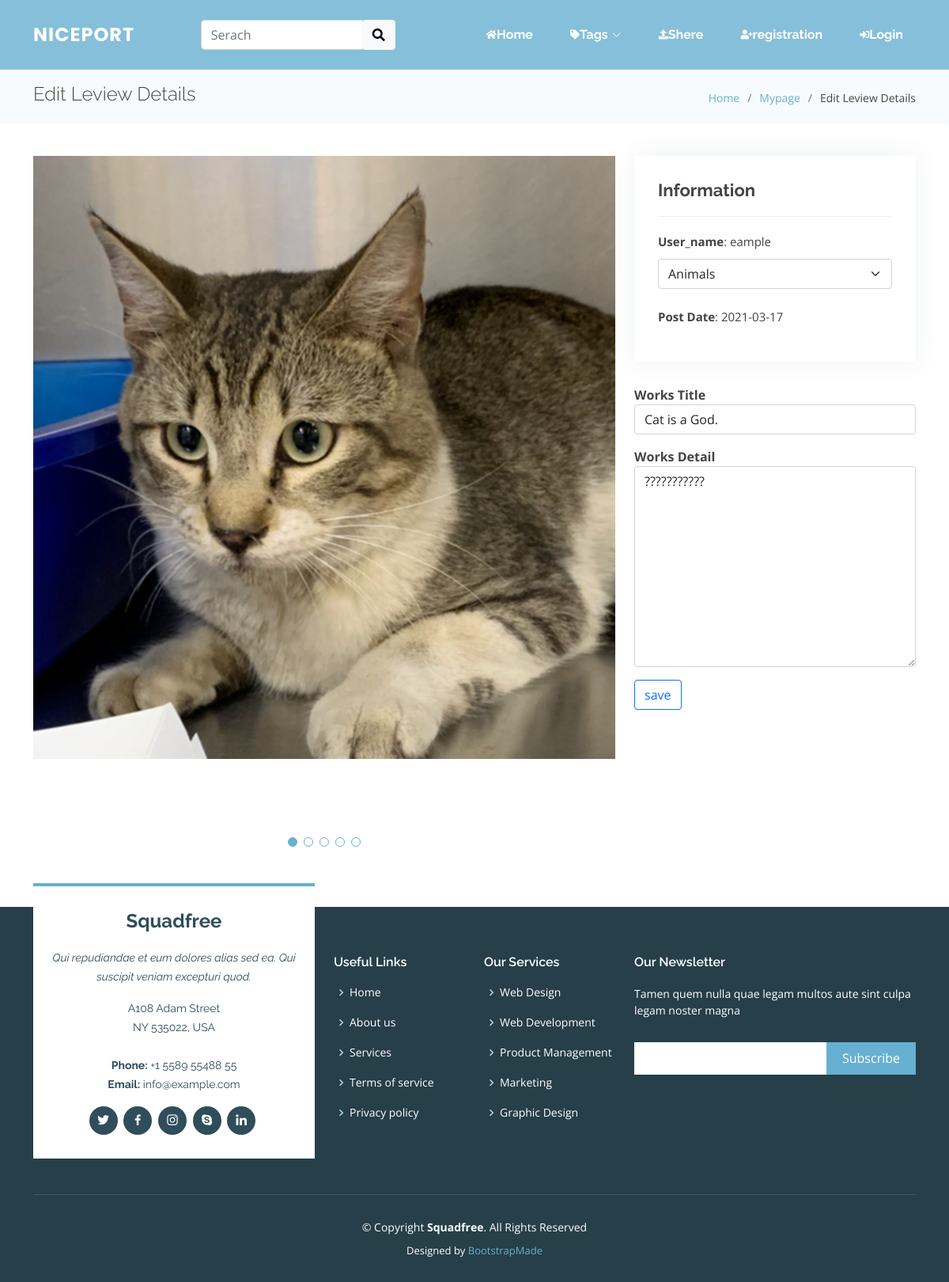
Page /work_detail_edit.php?work_id=31 on the committed database.
### tables this page shows
CREATE TABLE `works` (
  `work_id` int(100) NOT NULL,
  `work_title` varchar(20) NOT NULL,
  `detail` text DEFAULT NULL,
  `category_id` int(20) NOT NULL,
  `user_id` int(11) NOT NULL,
  `nice` int(11) NOT NULL,
  `added_date` date NOT NULL
);

CREATE TABLE `pictures` (
  `picture_id` int(100) NOT NULL,
  `picture_url` text NOT NULL
);

CREATE TABLE `users` (
  `user_id` int(10) NOT NULL,
  `user_name` varchar(30) NOT NULL,
  `user_icon` text NOT NULL,
  `user_profile` text DEFAULT NULL,
  `mail_address` varchar(200) NOT NULL,
  `password` varchar(99) NOT NULL,
  `added_date` date NOT NULL,
  `deleted_date` date DEFAULT NULL
);

CREATE TABLE `categories` (
  `category_id` int(20) NOT NULL,
  `category_name` varchar(20) NOT NULL
);

### classes/Database.php (called while the page is built, shortened)
<?php
class Database
{
  private  $serever_name = "localhost";
  private  $user_name = "root";
  private  $password = "";
  private  $db_name = "nice_port";
  public function __construct()
  {
    $this->conn = new mysqli($this->serever_name, $this->user_name, $this->password, $this->db_name);
    if ($this->conn->connect_error) {
      echo "ERROR: connecting to database failed";
    } else {
      return $this->conn;
    }
  }
}

### work_action.php (called while the page is built, shortened)
<?php
include "classes/works.php";
$work_obj = new Works;

### classes/works.php (called while the page is built, shortened)
<?php
include_once 'Database.php';
class Works extends Database
{
  function display_works_detail($work_id)
  {
    $sql = "SELECT works.work_id, works.work_title, works.detail, pictures.picture_url, categories.category_name, works.user_id, users.user_name, works.nice, works.added_date FROM works LEFT OUTER JOIN works_pictures ON works.work_id = works_pictures.work_id LEFT OUTER JOIN pictures ON works_pictures.picture_id = pictures.picture_id INNER JOIN categories ON works.category_id = categories.category_id INNER JOIN users ON works.user_id = users.user_id WHERE works.work_id = '$work_id'";
    $result = $this->conn->query($sql);
    if ($result->num_rows > 0) {
      $container = array();
      while ($row = $result->fetch_assoc()) {
        $container[] = $row;
      }
      return $container;
    } else {
      return FALSE;
    }
  }
}

### work_detail_edit.php (the view, shortened to what this page needs)
<?php
include 'work_action.php';
$work_id = $_GET['work_id'];
$works_list = $work_obj->display_works_detail($work_id);
?>
<!DOCTYPE html>
<html lang="en">
<head>
  <link href="assets/vendor/aos/aos.css" rel="stylesheet">
  <link href="assets/vendor/bootstrap/css/bootstrap.min.css" rel="stylesheet">
  <link href="assets/vendor/bootstrap-icons/bootstrap-icons.css" rel="stylesheet">
  <link href="assets/vendor/boxicons/css/boxicons.min.css" rel="stylesheet">
  <link href="assets/vendor/glightbox/css/glightbox.min.css" rel="stylesheet">
  <link href="assets/vendor/swiper/swiper-bundle.min.css" rel="stylesheet">
  <link rel="stylesheet" href="https://use.fontawesome.com/releases/v5.1.0/css/all.css">
  <link href="assets/css/style.css" rel="stylesheet">
</head>
<body>
  <header id="header" class="fixed-top ">
    <div class="container d-flex align-items-center justify-content-between">
      <div class="logo">
        <h1 class="text-light"><a href="index.php"><span>NicePort</span></a></h1>
      </div>
      <div class="from-group">
        <form action="index.php" method="GET">
          <div class="input-group">
            <input type="search" class="form-control" name="saerch" id="" aria-describedby="helpId" placeholder="Serach">
            <span class="input-group-btn">
              <button class="btn btn-light" type="submit"><i class="fas fa-search"></i></button>
            </span>
          </div>
        </form>
      </div>
      <nav id="navbar" class="navbar">
        <ul>
          <li><a class="nav-link" href="index.php"><i class="fa fa-home"></i>Home</a></li>
          <li class="dropdown"><a href="#"><i class="fas fa-tag"></i><span>Tags</span> <i class="bi bi-chevron-down"></i></a>
          </li>
          <li><a class="nav-link scrollto" href="upload_works.php"><i class="fas fa-upload"></i> <span>Shere</span></a></li>
          <?php
          if (isset($_SESSION['user_id'])) {
            echo '<li class="dropdown"><a href="#"><i class="fas fa-user"></i><span>Members</span><i class="bi bi-chevron-down"></i></a>
            <ul>
              <li><a href="mypage.php">MyPage</a></li>
              <li><a href="user_action.php?logout=true">Logout</a></li>
            </ul>
          </li>';
          } else {
            echo '<li><a class="nav-link" href="registration.php"><i class="fas fa-user-plus"></i><span>registration</span></a></li>';
            echo '<li><a class="nav-link" href="login.php"><i class="fas fa-sign-in-alt"></i> <span>Login</span></a></li>';
          }
          ?>
        </ul>
      </nav>
    </div>
  </header>
  <main id="main">
    <section class="breadcrumbs">
      <div class="container">
        <div class="d-flex justify-content-between align-items-center">
          <h2>Edit Leview Details </h2>
          <ol>
            <li><a href="index.php">Home</a></li>
            <li><a href="mypage.php">Mypage</a></li>
            <li>Edit Leview Details</li>
          </ol>
        </div>
      </div>
    </section>
    <section id="portfolio-details" class="portfolio-details">
      <div class="container">
        <div class="row gy-4">
          <div class="col-lg-8">
            <div class="portfolio-details-slider swiper-container">
              <div id="swiper" class="swiper-wrapper align-items-center">
                <?php foreach ($works_list as $row) : ?>
                  <div id="image" class="swiper-slide">
                    <?php if (isset($row['picture_url'])) {
                      $src = $row['picture_url'];
                    } else {
                      $src = "images/no_image_square.jpg";
                    }
                    echo "<img src='$src' alt=''>";
                    ?>
                  </div>
                <?php endforeach ?>
              </div>
              <div class="swiper-pagination"></div>
            </div>
          </div>
          <div class=" col-lg-4">
            <div class="portfolio-info">
              <h3>Information</h3>
              <ul>
                <li><strong>User_name</strong>: <?php echo $works_list[0]["user_name"] ?></li>
                <li>
                  <div class="mb-4 mx-auto">
                    <select id="category" name="category" class="form-select" aria-label="Default select example">
                      <option value="0" selected><?php echo $works_list[0]["category_name"] ?></option>
                    </select>
                  </div>
                </li>
                <li><strong>Post Date</strong>: <?php echo $works_list[0]["added_date"] ?></li>
              </ul>
            </div>
            <div class="portfolio-description">
              <form method="" action="">
                <div class="mb-3 form-group mx-auto">
                  <label for="Inputtitle"><strong>Works Title</strong></label>
                  <input id="title" type="title" name="title" class="form-control" id="Inputtitle" placeholder="Enter Your Favorite Works Title" value="<?php echo $works_list[0]["work_title"] ?>">
                </div>
                <div class="mb-3 form-group mx-auto">
                  <label for="Inputdetail"><strong>Works Detail</strong></label>
                  <textarea id="detail" type="detail" class="form-control" name="detail" rows="10" placeholder="Enter Your Favorite Works Detail"><?php echo $works_list[0]["detail"] ?></textarea>
                </div>
                <button type="button" id="edit_button" name="edit_button" class="btn btn-outline-primary" data-toggle="button" aria-pressed="false" autocomplete="off">save</button>
              </form>
            </div>
          </div>
        </div>
      </div>
    </section>
  </main>
  <footer id="footer">
    <div class="footer-top">
      <div class="container">
        <div class="row">
          <div class="col-lg-4 col-md-6">
            <div class="footer-info">
              <h3>Squadfree</h3>
              <p class="pb-3"><em>Qui repudiandae et eum dolores alias sed ea. Qui suscipit veniam excepturi quod.</em></p>
              <p>
                A108 Adam Street <br>
                NY 535022, USA<br><br>
                <strong>Phone:</strong> +1 5589 55488 55<br>
                <strong>Email:</strong> info@example.com<br>
              </p>
              <div class="social-links mt-3">
                <a href="#" class="twitter"><i class="bx bxl-twitter"></i></a>
                <a href="#" class="facebook"><i class="bx bxl-facebook"></i></a>
                <a href="#" class="instagram"><i class="bx bxl-instagram"></i></a>
                <a href="#" class="google-plus"><i class="bx bxl-skype"></i></a>
                <a href="#" class="linkedin"><i class="bx bxl-linkedin"></i></a>
              </div>
            </div>
          </div>
          <div class="col-lg-2 col-md-6 footer-links">
            <h4>Useful Links</h4>
            <ul>
              <li><i class="bx bx-chevron-right"></i> <a href="#">Home</a></li>
              <li><i class="bx bx-chevron-right"></i> <a href="#">About us</a></li>
              <li><i class="bx bx-chevron-right"></i> <a href="#">Services</a></li>
              <li><i class="bx bx-chevron-right"></i> <a href="#">Terms of service</a></li>
              <li><i class="bx bx-chevron-right"></i> <a href="#">Privacy policy</a></li>
            </ul>
          </div>
          <div class="col-lg-2 col-md-6 footer-links">
            <h4>Our Services</h4>
            <ul>
              <li><i class="bx bx-chevron-right"></i> <a href="#">Web Design</a></li>
              <li><i class="bx bx-chevron-right"></i> <a href="#">Web Development</a></li>
              <li><i class="bx bx-chevron-right"></i> <a href="#">Product Management</a></li>
              <li><i class="bx bx-chevron-right"></i> <a href="#">Marketing</a></li>
              <li><i class="bx bx-chevron-right"></i> <a href="#">Graphic Design</a></li>
            </ul>
          </div>
          <div class="col-lg-4 col-md-6 footer-newsletter">
            <h4>Our Newsletter</h4>
            <p>Tamen quem nulla quae legam multos aute sint culpa legam noster magna</p>
            <form action="" method="post">
              <input type="email" name="email"><input type="submit" value="Subscribe">
            </form>
          </div>
        </div>
      </div>
    </div>
    <div class="container">
      <div class="copyright">
        &copy; Copyright <strong><span>Squadfree</span></strong>. All Rights Reserved
      </div>
      <div class="credits">
        Designed by <a href="https://bootstrapmade.com/">BootstrapMade</a>
      </div>
    </div>
  </footer>
</body>
</html>

### assets/css/style.css (style rules this page uses)
body { font-family: "Open Sans", sans-serif; color: #444444; }
a { text-decoration: none; color: #67b0d1; }
h1, h2, h3, h4, h5, h6 { font-family: "Raleway", sans-serif; }
#main { margin-top: 90px; }
#header { transition: all 0.5s; z-index: 997; transition: all 0.5s; padding: 24px 0; background: rgba(103, 176, 209, 0.8); }
#header .logo h1 { font-size: 24px; margin: 0; line-height: 1; font-weight: 700; letter-spacing: 1px; font-family: "Poppins", sans-serif; text-transform: uppercase; }
#header .logo h1 a, #header .logo h1 a:hover { color: #fff; text-decoration: none; }
.navbar { padding: 0; }
.navbar ul { margin: 0; padding: 0; display: flex; list-style: none; align-items: center; }
.navbar li { position: relative; }
.navbar a { display: flex; align-items: center; justify-content: space-between; padding: 8px 16px; margin-left: 10px; font-family: "Raleway", sans-serif; font-size: 16px; font-weight: 700; color: #fff; white-space: nowrap; transition: 0.3s; }
.navbar a i { font-size: 12px; line-height: 0; margin-left: 5px; }
section { padding: 60px 0; overflow: hidden; }
.breadcrumbs { padding: 15px 0; background-color: #f8fbfd; min-height: 40px; }
.breadcrumbs h2 { font-size: 24px; font-weight: 300; }
.breadcrumbs ol { display: flex; flex-wrap: wrap; list-style: none; padding: 0; margin: 0; font-size: 14px; }
.breadcrumbs ol li + li { padding-left: 10px; }
.breadcrumbs ol li + li::before { display: inline-block; padding-right: 10px; color: #6c757d; content: "/"; }
.portfolio-details { padding-top: 40px; }
.portfolio-details .portfolio-details-slider img { width: 100%; }
.portfolio-details .portfolio-details-slider .swiper-pagination { margin-top: 20px; position: relative; }
.portfolio-details .portfolio-info { padding: 30px; box-shadow: 0px 0 30px rgba(47, 77, 90, 0.08); }
.portfolio-details .portfolio-info h3 { font-size: 22px; font-weight: 700; margin-bottom: 20px; padding-bottom: 20px; border-bottom: 1px solid #eee; }
.portfolio-details .portfolio-info ul { list-style: none; padding: 0; font-size: 15px; }
.portfolio-details .portfolio-info ul li + li { margin-top: 10px; }
.portfolio-details .portfolio-description { padding-top: 30px; }
#footer { background: #263f49; padding: 0 0 30px 0; color: #fff; font-size: 14px; }
#footer .footer-top { padding: 60px 0 30px 0; }
#footer .footer-top .footer-info { margin-top: -90px; margin-bottom: 15px; background: white; color: #2f4d5a; border-top: 4px solid #67b0d1; text-align: center; padding: 30px 20px; }
#footer .footer-top .footer-info h3 { font-size: 24px; margin: 0 0 20px 0; padding: 2px 0 2px 0; line-height: 1; font-weight: 700; }
#footer .footer-top .footer-info p { font-size: 14px; line-height: 24px; margin-bottom: 0; font-family: "Raleway", sans-serif; }
#footer .footer-top .social-links a { font-size: 18px; display: inline-block; background: #2f4d5a; color: #fff; line-height: 1; padding: 8px 0; margin-right: 4px; border-radius: 50%; text-align: center; width: 36px; height: 36px; transition: 0.3s; }
#footer .footer-top h4 { font-size: 16px; font-weight: 600; color: #fff; position: relative; padding-bottom: 12px; }
#footer .footer-top .footer-links { margin-bottom: 30px; }
#footer .footer-top .footer-links ul { list-style: none; padding: 0; margin: 0; }
#footer .footer-top .footer-links ul i { padding-right: 2px; color: #b5d9e9; font-size: 18px; line-height: 1; }
#footer .footer-top .footer-links ul li { padding: 10px 0; display: flex; align-items: center; }
#footer .footer-top .footer-links ul li:first-child { padding-top: 0; }
#footer .footer-top .footer-links ul a { color: #fff; transition: 0.3s; display: inline-block; line-height: 1; }
#footer .footer-top .footer-newsletter form { margin-top: 30px; background: #fff; padding: 6px 10px; position: relative; border-radius: 4; }
#footer .footer-top .footer-newsletter form input[type="email"] { border: 0; padding: 4px; width: calc(100% - 110px); }
#footer .footer-top .footer-newsletter form input[type="submit"] { position: absolute; top: 0; right: 0; bottom: 0; border: 0; background: none; font-size: 16px; padding: 0 20px; background: #67b0d1; color: #fff; transition: 0.3s; border-radius: 4; }
#footer .copyright { border-top: 1px solid #385b6b; text-align: center; padding-top: 30px; }
#footer .credits { padding-top: 10px; text-align: center; font-size: 13px; color: #fff; }

### rows in the picture
works: pictures.picture_url (picture), added_date "2021-03-17", title "Cat is a God.", detail "???????????"
users: user_name "eample"
categories: category "Animals"
